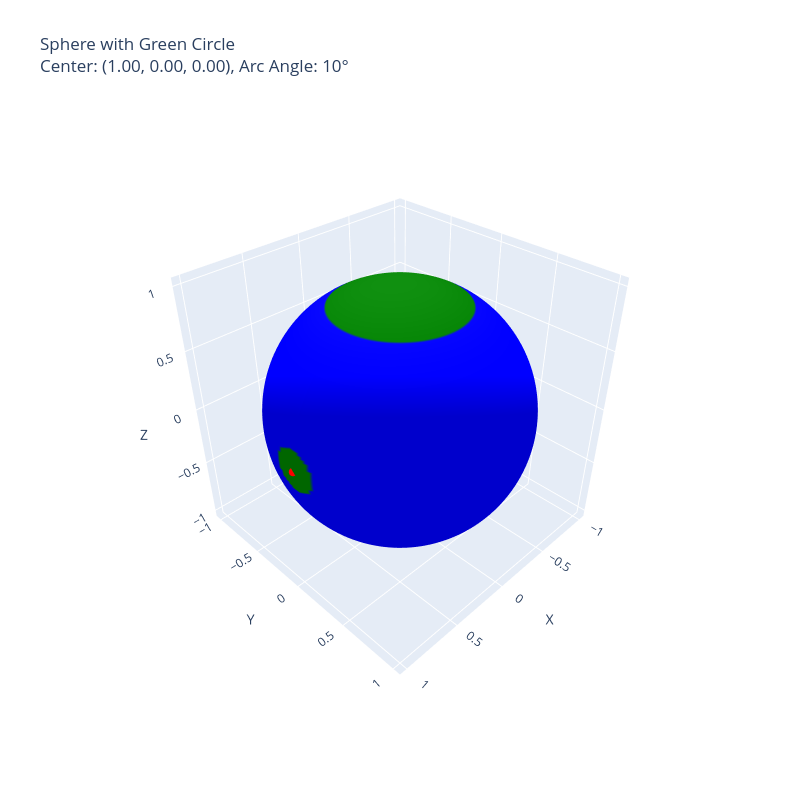

Source (notebook cell):
### Code cell
import numpy as np
import plotly.graph_objects as go

def create_sphere_with_circle(points):
    """
    Create a blue sphere with a green circular region.
    
    Parameters:
    - center_vector: tuple (x, y, z) - unit vector pointing to circle center
    - arc_angle_degrees: float - angular radius of the green circle in degrees
    """
    
    # Create sphere coordinates
    u = np.linspace(0, 2 * np.pi, 200)
    v = np.linspace(0, np.pi, 200)
    x = np.outer(np.cos(u), np.sin(v))
    y = np.outer(np.sin(u), np.sin(v))
    z = np.outer(np.ones(np.size(u)), np.cos(v))
    
    # Initialize colors - all blue
    colors = np.zeros_like(x)
    
    for center_vector, arc_angle_degrees in points:
        # Normalize the center vector to ensure it's a unit vector
        center = np.array(center_vector)
        center = center / np.linalg.norm(center)
    
        # Convert arc angle to radians
        arc_angle_rad = np.radians(arc_angle_degrees)
        
        # Calculate angular distance from center point for each point on sphere
        for i in range(x.shape[0]):
            for j in range(x.shape[1]):
                # Current point on sphere
                point = np.array([x[i, j], y[i, j], z[i, j]])
                
                # Calculate angular distance using dot product
                # cos(angle) = dot(v1, v2) for unit vectors
                cos_angle = np.dot(point, center)
                # Clamp to [-1, 1] to avoid numerical errors
                cos_angle = np.clip(cos_angle, -1, 1)
                angle = np.arccos(cos_angle)
                
                # If within the circle radius, color it green (1), else blue (0)
                if angle <= arc_angle_rad:
                    colors[i, j] = 1
        
    # Create custom colorscale: 0 = blue, 1 = green
    colorscale = [[0, 'blue'], [1, 'green']]
    
    # Create the 3D surface plot
    fig = go.Figure(data=[go.Surface(
        x=x, y=y, z=z,
        surfacecolor=colors,
        colorscale=colorscale,
        showscale=False,
        cmin=0,
        cmax=1
    )])
    
    # Add a marker at the center point for reference
    fig.add_trace(go.Scatter3d(
        x=[center[0]],
        y=[center[1]],
        z=[center[2]],
        mode='markers',
        marker=dict(size=5, color='red'),
        name='Circle Center'
    ))
    
    # Update layout
    fig.update_layout(
        title=f'Sphere with Green Circle<br>Center: ({center[0]:.2f}, {center[1]:.2f}, {center[2]:.2f}), Arc Angle: {arc_angle_degrees}°',
        scene=dict(
            xaxis_title='X',
            yaxis_title='Y',
            zaxis_title='Z',
            aspectmode='data',
            camera=dict(
                eye=dict(x=1.5, y=1.5, z=1.5)
            )
        ),
        width=800,
        height=800
    )
    
    return fig

# Example usage:
# Center at north pole with 30 degree radius
fig1 = create_sphere_with_circle([((0, 0, 1), 30), ( (1,0,0), 10)])
fig1.show()

### Figure 1 — Plotly figure (JSON) as saved in the notebook; plotly's stock layout.template omitted (floating-point values rounded to 4 significant figures; data arrays with more than 128 entries replaced by an {"elided": "..."} marker saying what was removed)
{"data": [{"cmax": 1, "cmin": 0, "colorscale": [[0, "blue"], [1, "green"]], "showscale": false, "surfacecolor": {"elided": "200x200 float values"}, "type": "surface", "x": {"elided": "200x200 float values"}, "y": {"elided": "200x200 float values"}, "z": {"elided": "200x200 float values"}}, {"marker": {"color": "red", "size": 5}, "mode": "markers", "name": "Circle Center", "type": "scatter3d", "x": [1], "y": [0], "z": [0]}], "layout": {"height": 800, "scene": {"aspectmode": "data", "camera": {"eye": {"x": 1.5, "y": 1.5, "z": 1.5}}, "xaxis": {"title": {"text": "X"}}, "yaxis": {"title": {"text": "Y"}}, "zaxis": {"title": {"text": "Z"}}}, "title": {"text": "Sphere with Green Circle<br>Center: (1.00, 0.00, 0.00), Arc Angle: 10°"}, "width": 800}}
